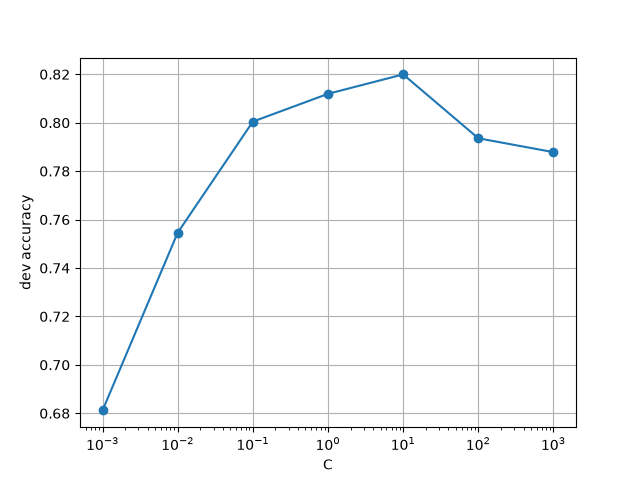

Reproduce this figure in Python.
import matplotlib.pyplot as plt
from sst2_common import DEV_PATH, TRAIN_PATH, load_sst2, make_features, train_model

# 69. 正則化パラメータの変更
# 正則化係数を変えてロジスティック回帰を学習し、検証データ上の正解率をグラフにまとめる。


def main():
    # データを用意（特徴化まで）。
    # 注意: 学習は C を変えて繰り返すので、C を受けない sst2_common.train_model はそのままでは使えない。
    train_data = make_features(load_sst2(TRAIN_PATH))
    dev_data = make_features(load_sst2(DEV_PATH))

    # ===== ここから核：あなたが書く =====
    # 0. ★設計判断: C を変えて学習する構造をどう作るか。選択肢（推薦はしない）:
    #      - sst2_common.train_model に C 引数を足す（既定1.0なら 62-68 は無改変で動く）
    #      - knock69 内に DictVectorizer + LogisticRegression(C=c) を直書き
    #      - ベクトル化はループ外で1回だけ、ループ内は LogisticRegression(C=c) の学習だけ（Cと無関係なので無駄が出ない）
    #    ※ sklearn の C は「正則化の逆数」。C大=正則化弱(過学習寄り) / C小=正則化強(未学習寄り)。

    # 1. 試す C の集合を決める。桁で振るのが定番（等比。例 1e-3 〜 1e3）。
    C_list = [1e-3, 1e-2, 1e-1, 1, 1e1, 1e2, 1e3]
    # 2. 各 C について: 学習 → dev を予測 → 正解率を記録（C と accuracy のペアを貯める）。
    #    正解率は accuracy_score(y_true, y_pred) でも clf.score(X_dev, y_true) でも可。
    accs = []
    for c in C_list:
        vec, clf = train_model(train_data, C=c)
        X_dev = vec.transform([d["feature"] for d in dev_data])
        y_true = [d["label"] for d in dev_data]
        acc = clf.score(X_dev, y_true)
        accs.append(acc)

    # 3. グラフ化。C は桁で動くので x 軸は対数スケール。横軸=C か 1/C かは自由、軸ラベルで向きを明示。

    # ===== 核ここまで =====

    # --- 雑用: プロット（横軸 C は桁で動くので対数。山型＝小Cで未学習・大Cで過学習）---
    plt.plot(C_list, accs, marker="o")
    plt.xscale("log")
    plt.xlabel("C")            # 横軸=C（C小ほど正則化強）。1/C にするなら値も反転させる
    plt.ylabel("dev accuracy")
    plt.grid(True)
    plt.savefig("knock69.png")


if __name__ == "__main__":
    main()
